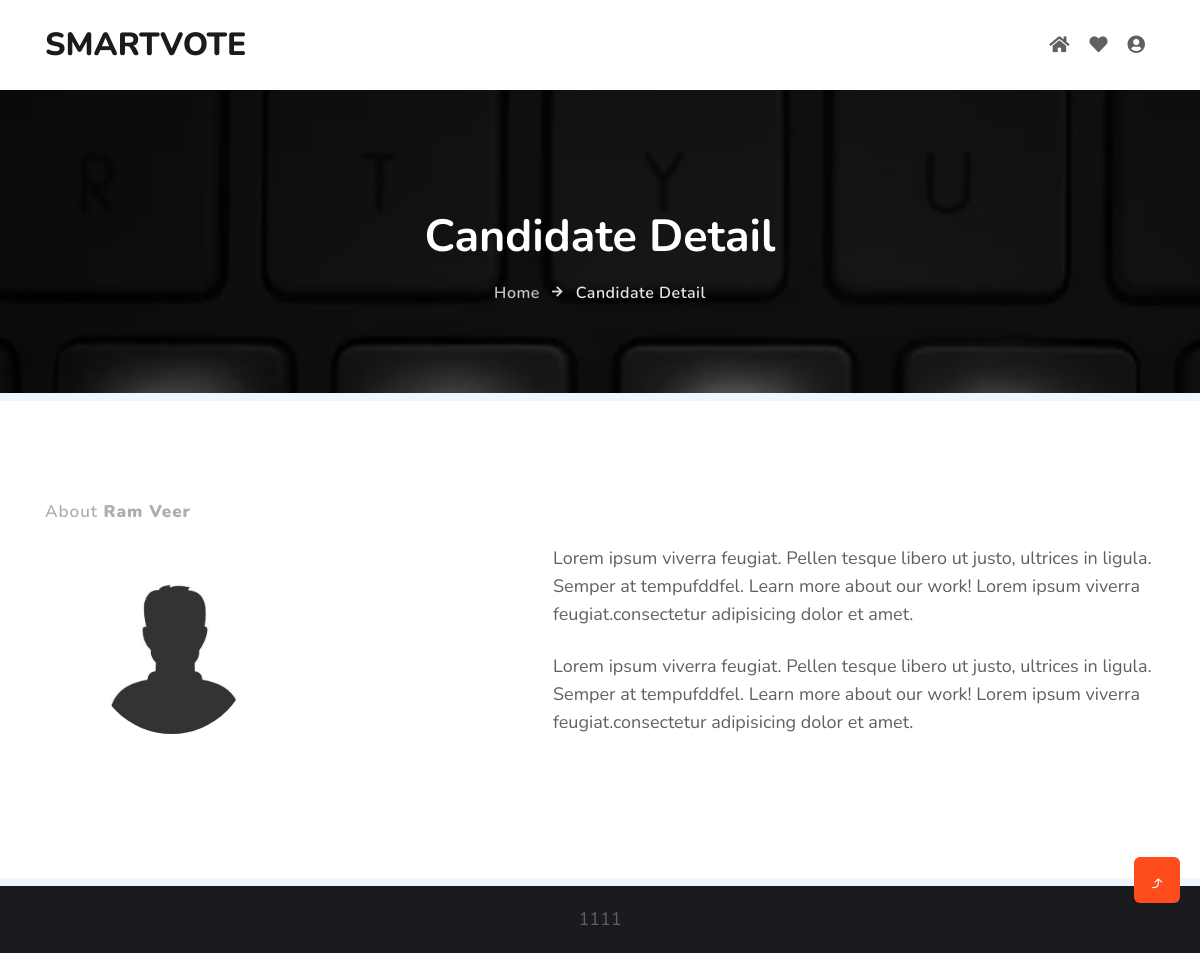
Before: /candidate_detail/1/ with the older database file.
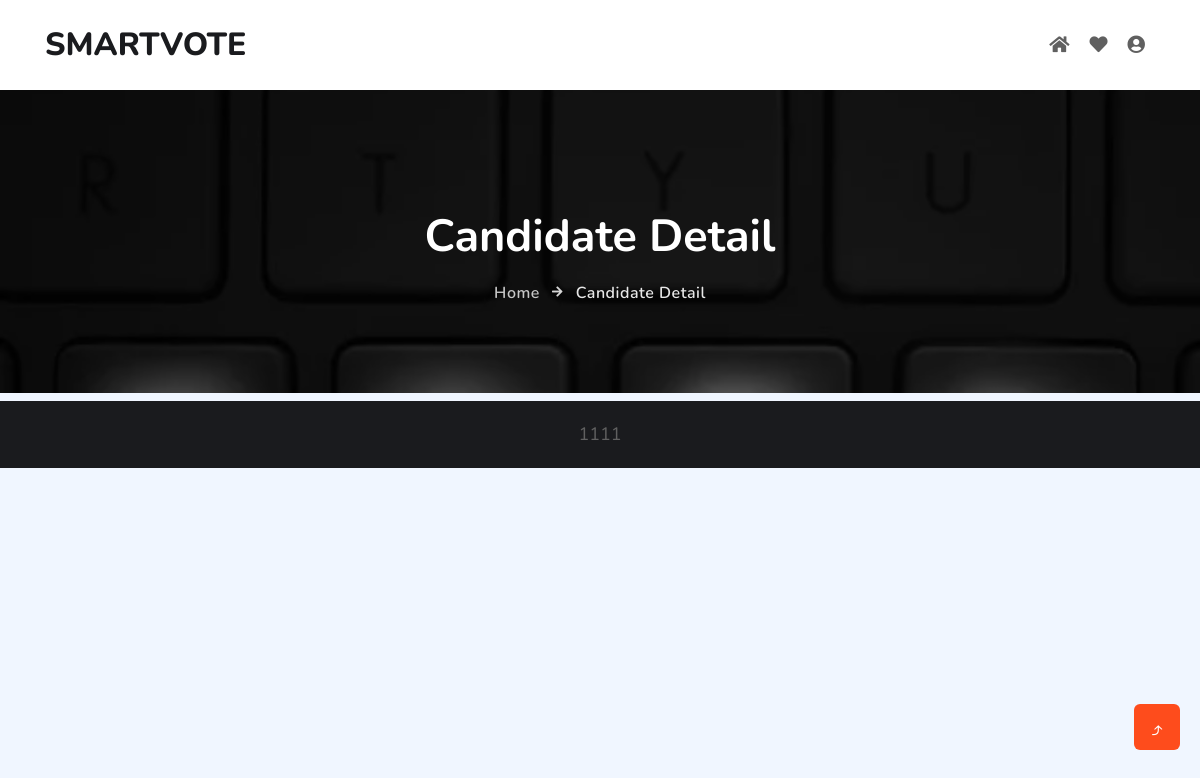
After: the same page with the newer database file.
### Dashboard/models.py (models this page shows, shortened)
class CandidateRegister(models.Model):
    candidate_id = models.IntegerField()
    candidate_name = models.CharField(max_length=20)
    party_name = models.CharField(max_length=20)
    member_support = models.IntegerField()
    age = models.IntegerField()
    email = models.EmailField()
    mobile = models.IntegerField()
    address = models.TextField(max_length=50)
    candidate_photo = models.ImageField(upload_to='candidate_photo')
    party_logo = models.ImageField(upload_to='party_logo')
    vote_count = models.IntegerField(default=0)

### VoterApp/views.py (the view)
# urls.py: path('candidate_detail/<int:id>/',views.candidate_detail,name='candidate_detail'),
def candidate_detail(request,id):
    data = CandidateRegister.objects.filter(id=id)
    return render(request,'candidate_detail.html',{'data':data})

### VoterApp/templates/candidate_detail.html (shortened to what this page needs)
{% extends 'index.html' %}
{% block content %}
<section class="w3l-inner-page-breadcrumb">
    <div class="breadcrumb-bg py-5">
      <div class="container pt-lg-5 pt-md-3 p-lg-4 pb-md-3 my-lg-3">
        <h2 class="title pt-5">Candidate Detail</h2>
        <ul class="breadcrumbs-custom-path mt-3 text-center">
          <li><a href="{% url 'index' %}">Home</a></li>
          <li class="active"><span class="fa fa-arrow-right mx-2" aria-hidden="true"></span> Candidate Detail </li>
        </ul>
      </div>
    </div>
  </section>
  {% for i in data %}
  <section class="w3l-about-ab" id="about">
    <div class="midd-w3 py-5">
      <div class="container py-lg-5 py-md-4 py-2">
        <div class="row">
          <div class="col-lg-5 left-wthree-img">
            <h6 class="title-subhny">About <strong>{{i.candidate_name}}</strong></h6>
            <img class="p-5" src="{{i.candidate_photo.url}}" style="border-radius: 50%;" alt="">
          </div>
          <div class="col-lg-7 pl-lg-5 align-self">
            <p class="">Lorem ipsum viverra feugiat. Pellen tesque libero ut justo,
              ultrices in ligula. Semper at tempufddfel. Learn more about our work!
              Lorem ipsum viverra feugiat.consectetur adipisicing dolor et amet.
            </p>
            <p class="mt-4">Lorem ipsum viverra feugiat. Pellen tesque libero ut justo, ultrices in ligula. Semper at
              tempufddfel. Learn more about our work! Lorem ipsum viverra feugiat.consectetur adipisicing dolor et amet.
            </p>
          </div>
        </div>
      </div>
    </div>
  </section>
  {% endfor %}
{% endblock %}

Changed rows visible on the page:
removed CandidateRegister: candidate_name "Ram Veer", candidate_photo (picture)
